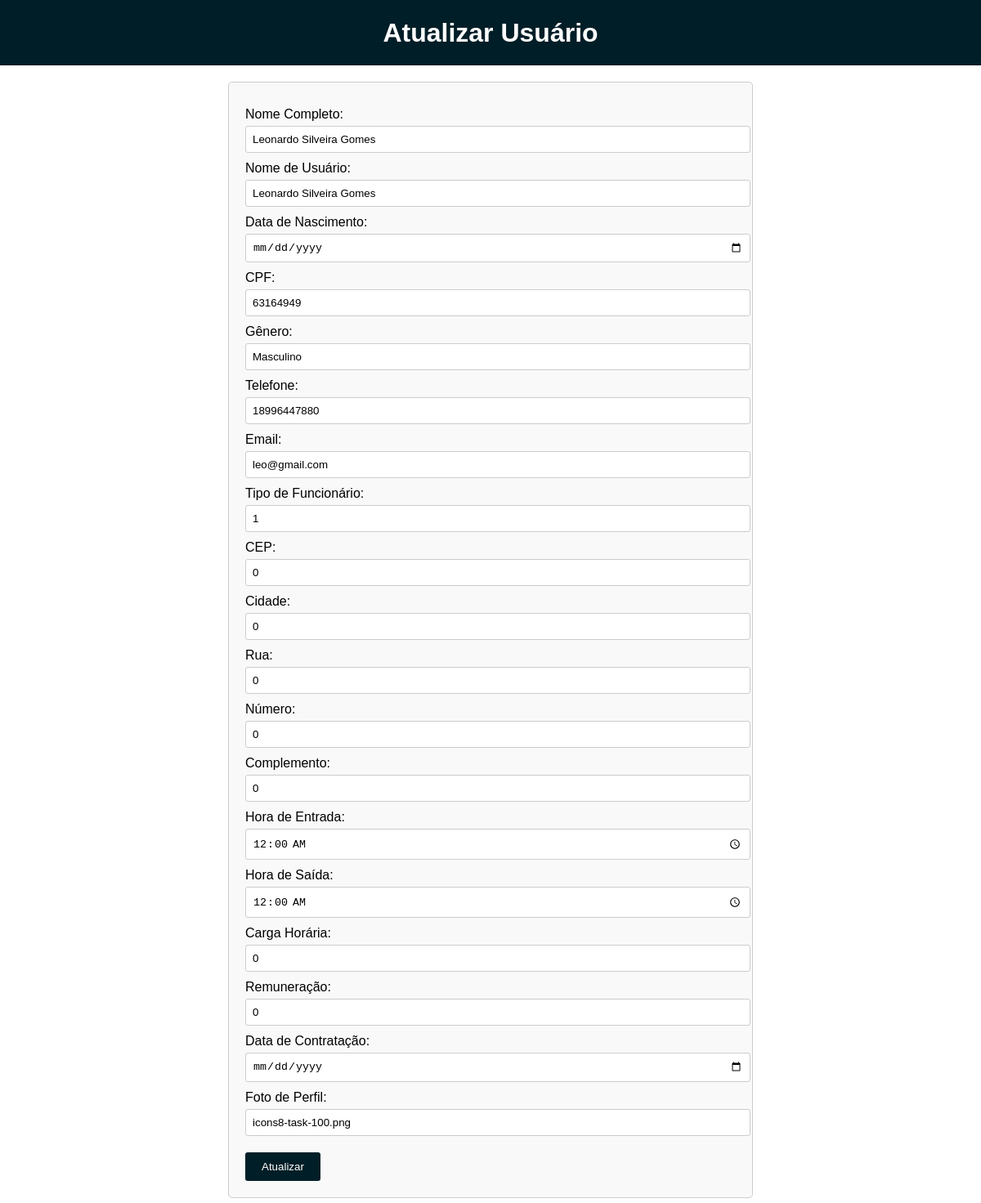
Screenshot of /php/atualizar_usuario.php?id=10 with the database file from the repository.
### tables this page shows
CREATE TABLE `usuarios` (
  `id_user` int(11) NOT NULL,
  `nome_completo` varchar(255) NOT NULL,
  `nome_usuario` varchar(255) NOT NULL,
  `datadenascimento` date DEFAULT NULL,
  `cpf` varchar(255) NOT NULL,
  `genero` varchar(255) NOT NULL,
  `phone` varchar(255) NOT NULL,
  `email` varchar(255) NOT NULL,
  `senha` varchar(255) NOT NULL,
  `tipo_funcionario` varchar(255) NOT NULL,
  `cep` varchar(255) DEFAULT NULL,
  `cidade` varchar(255) DEFAULT NULL,
  `rua` varchar(255) DEFAULT NULL,
  `numero` varchar(255) DEFAULT NULL,
  `complemento` varchar(255) DEFAULT NULL,
  `hora_entrada` time DEFAULT NULL,
  `hora_saida` time DEFAULT NULL,
  `carga_horaria` int(11) DEFAULT NULL,
  `remuneracao` varchar(255) DEFAULT NULL,
  `data_contratacao` date DEFAULT NULL,
  `foto_perfil` varchar(255) DEFAULT NULL
);

### php/atualizar_usuario.php (the view, shortened to what this page needs)
<?php
include_once('../config/config.php');
if(isset($_GET['id'])) {
    $id_usuario = $_GET['id'];
    $sql_code = $pdo->prepare("SELECT * FROM usuarios WHERE id_user = ?");
    $sql_code->execute(array($id_usuario));
    $usuario = $sql_code->fetch(PDO::FETCH_ASSOC);
}
?>
<!DOCTYPE html>
<html lang="en">
<head>
    <link rel="stylesheet" href="../../GB/Css/atualizar_usuario.css">
</head>
<body>
    <header>
        <h1>Atualizar Usuário</h1>
    </header>
    <main>
        <form method="post" action="">
            <label for="nome_completo">Nome Completo:</label>
            <input type="text" name="nome_completo" value="<?php echo $usuario['nome_completo']; ?>"><br>
            <label for="nome_usuario">Nome de Usuário:</label>
            <input type="text" name="nome_usuario" value="<?php echo $usuario['nome_usuario']; ?>"><br>
            <label for="datadenascimento">Data de Nascimento:</label>
            <input type="date" name="datadenascimento" value="<?php echo $usuario['datadenascimento']; ?>"><br>
            <label for="cpf">CPF:</label>
            <input type="text" name="cpf" value="<?php echo $usuario['cpf']; ?>"><br>
            <label for="genero">Gênero:</label>
            <input type="text" name="genero" value="<?php echo $usuario['genero']; ?>"><br>
            <label for="phone">Telefone:</label>
            <input type="text" name="phone" value="<?php echo $usuario['phone']; ?>"><br>
            <label for="email">Email:</label>
            <input type="email" name="email" value="<?php echo $usuario['email']; ?>"><br>
            <label for="tipo_funcionario">Tipo de Funcionário:</label>
            <input type="text" name="tipo_funcionario" value="<?php echo $usuario['tipo_funcionario']; ?>"><br>
            <label for="cep">CEP:</label>
            <input type="text" name="cep" value="<?php echo $usuario['cep']; ?>"><br>
            <label for="cidade">Cidade:</label>
            <input type="text" name="cidade" value="<?php echo $usuario['cidade']; ?>"><br>
            <label for="rua">Rua:</label>
            <input type="text" name="rua" value="<?php echo $usuario['rua']; ?>"><br>
            <label for="numero">Número:</label>
            <input type="text" name="numero" value="<?php echo $usuario['numero']; ?>"><br>
            <label for="complemento">Complemento:</label>
            <input type="text" name="complemento" value="<?php echo $usuario['complemento']; ?>"><br>
            <label for="hora_entrada">Hora de Entrada:</label>
            <input type="time" name="hora_entrada" value="<?php echo $usuario['hora_entrada']; ?>"><br>
            <label for="hora_saida">Hora de Saída:</label>
            <input type="time" name="hora_saida" value="<?php echo $usuario['hora_saida']; ?>"><br>
            <label for="carga_horaria">Carga Horária:</label>
            <input type="text" name="carga_horaria" value="<?php echo $usuario['carga_horaria']; ?>"><br>
            <label for="remuneracao">Remuneração:</label>
            <input type="text" name="remuneracao" value="<?php echo $usuario['remuneracao']; ?>"><br>
            <label for="data_contratacao">Data de Contratação:</label>
            <input type="date" name="data_contratacao" value="<?php echo $usuario['data_contratacao']; ?>"><br>
            <label for="foto_perfil">Foto de Perfil:</label>
            <input type="text" name="foto_perfil" value="<?php echo $usuario['foto_perfil']; ?>"><br>
            <input type="submit" value="Atualizar">
        </form>
    </main>
</body>
</html>

### Css/atualizar_usuario.css (style rules this page uses)
body { font-family: Arial, sans-serif; display: flex; flex-direction: column; min-height: 100vh; margin: 0; }
header { background-color: #001e27; color: white; padding: 10px 0; width: 100%; top: 0; z-index: 1; display: flex; align-items: center; justify-content: center; height: 60px; }
header h1 { margin: 0; text-align: center; flex-grow: 1; }
main { flex-grow: 1; display: flex; justify-content: center; align-items: center; flex-direction: column; }
form { width: 600px; margin: 20px auto; padding: 20px; border: 1px solid #ccc; border-radius: 5px; background-color: #f9f9f9; }
form label { display: flex; margin-top: 10px; }
form input[type="text"], form input[type="date"], form input[type="email"], form input[type="time"] { width: 100%; padding: 8px; margin-top: 5px; border: 1px solid #ccc; border-radius: 3px; }
form input[type="submit"] { background-color: #001e27; color: white; padding: 10px 20px; border: none; border-radius: 3px; cursor: pointer; margin-top: 20px; }

### rows the page displays
usuarios: nome_completo "Leonardo Silveira Gomes", nome_usuario "Leonardo Silveira Gomes", cpf "63164949", genero "Masculino", phone "18996447880", email "leo@gmail.com", tipo_funcionario "1", cep "0", cidade "0", rua "0", numero "0", complemento "0", hora_entrada "00:00:00", hora_saida "00:00:00", carga_horaria "0", remuneracao "0", foto_perfil "icons8-task-100.png"
